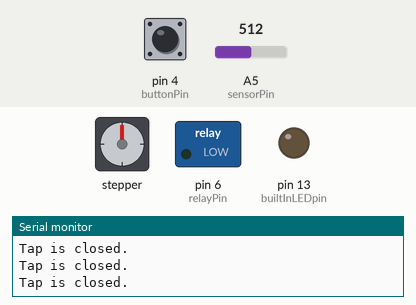
This sketch was run on a simulated Arduino Uno, built with avr-gcc and run on an emulated ATmega328P. Parts: stepper motor, switched loads named in the sketch (green lamp = pin HIGH), output pins drawn as LEDs (lit = HIGH), the last lines printed to the serial monitor. Wiring (inferred from the names in the program): stepper motor driver (200 steps per turn assumed): step pin 3; direction pin 2. The inputs (shaded band) are chosen by the test bench; at power-on: pin 4 (buttonPin) LOW, A5 (sensorPin) = 512.

Above: at 2.2 s.
2.3 s: pin 4 (buttonPin) pulled HIGH for 0.15 s
At 3.1 s:
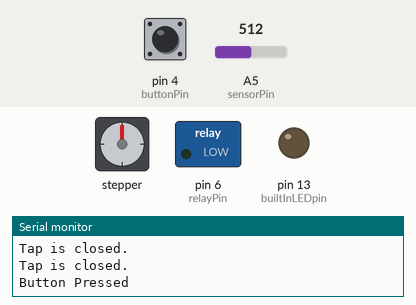
4.8 s: pin 4 (buttonPin) pulled HIGH for 1 s
At 5.7 s:
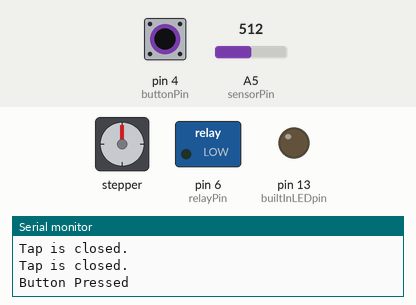
8.8 s: pin 4 (buttonPin) pulsed HIGH 2 times (0.12 s each, 0.3 s apart)
At 9.6 s:
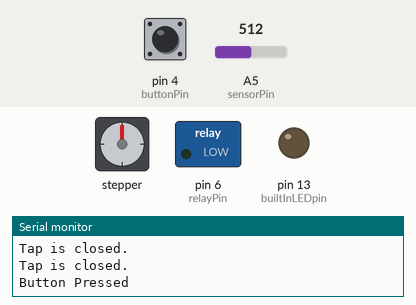
12.4 s: pin 4 (buttonPin) pulsed HIGH 2 times (0.12 s each, 0.3 s apart)
At 13.4 s:
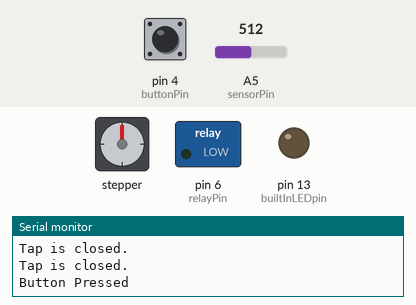
Timing chart, 0 to 15.4 s (numbered marks = the images above; inputs shaded):
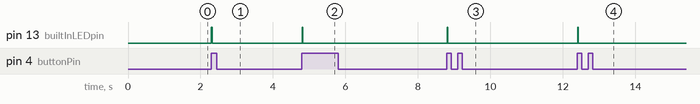

The sketch:

waterTap.ino
```cpp
//Global variables.
int runState;
int water_sensor_reading1;  // holds the first value
int water_sensor_reading2;  // holds the second value
int water_sensor_reading3;  // holds the third value
int averageReading;

//Pins
const int buttonPin = 4;
const int sensorPin = A5;
const int builtInLEDpin = 13;
const int relayPin = 6;

//Motor Driver pin initialization.
const int dirPin = 2;
const int stepPin = 3;

//To store the read and store the state of the button in it.
int buttonState = 0;
//Setting the high water level as a constant value.
const int highWaterLevel = 75;
//The number of steps required for a revolution.
const int stepsPerRevolution = 200;

void setup(){
  //Setup pins for I/O
  pinMode(buttonPin,INPUT); //For reading button-press.
  pinMode(builtInLEDpin,OUTPUT);  //For lighting up on button-press.
  pinMode(stepPin, OUTPUT); //Motor driver pin
  pinMode(dirPin, OUTPUT);  //Motor driver pin
  pinMode(relayPin,OUTPUT);

  runState = 0;
  averageReading = 0;

  //Terminal initialized
  Serial.begin(9600);

  //Reading water level sensor readings every half second.
  water_sensor_reading1 = analogRead(sensorPin); //Read data from analog pin and store it to resval variable
  delay(500);
  water_sensor_reading2 = analogRead(sensorPin);
  delay(500);
  water_sensor_reading3 = analogRead(sensorPin);
  averageReading = (water_sensor_reading1+water_sensor_reading2+water_sensor_reading3)/3;
  Serial.print("High Water Level: ");
  Serial.println(highWaterLevel);
}

void loop(){
  buttonState = digitalRead(buttonPin);
  if(buttonState == HIGH){
    runState = 1;
    digitalWrite(builtInLEDpin,HIGH); //This is to verify that the button was pressed.
    Serial.println("Button Pressed"); //Button-press displayed on the terminal.
    digitalWrite(builtInLEDpin,LOW);

    //Reading the level of water.
    water_sensor_reading1 = analogRead(sensorPin); //Read data from analog pin and store it to resval variable
    delay(500);
    water_sensor_reading2 = analogRead(sensorPin);
    delay(500);
    water_sensor_reading3 = analogRead(sensorPin);
    averageReading = (water_sensor_reading1+water_sensor_reading2+water_sensor_reading3)/3;
    Serial.print("High Water Level: ");
    Serial.println(highWaterLevel);
  }//if ends

  if(runState == 1){
    //Code to run motor and open tap.
    Serial.println("Open tap here.");
    while(averageReading < highWaterLevel){
      water_sensor_reading1 = analogRead(sensorPin); //Read data from analog pin and store it to resval variable
      delay(500);
      water_sensor_reading2 = analogRead(sensorPin);
      delay(500);
      water_sensor_reading3 = analogRead(sensorPin);
      averageReading = (water_sensor_reading1+water_sensor_reading2+water_sensor_reading3)/3;
      Serial.print("Average Water Level: ");
      Serial.println(averageReading);
    }

    runState = 0; //'runState' needs to be set to '0' since it is a global variable;
    //Code to run the motor and close the tap.
    Serial.println("Close tap here.");
  }//if ends
  Serial.println("Tap is closed.");
  buttonState = digitalRead(buttonPin);
}
```

Measured:
- after the input at 2.3 s, pin 13 (builtInLEDpin): LOW → HIGH at once, → LOW 0.02 s later
- after the input at 4.8 s, pin 13 (builtInLEDpin): LOW → HIGH at once, → LOW 0.02 s later
- after the input at 8.8 s, pin 13 (builtInLEDpin): LOW → HIGH at once, → LOW 0.02 s later
- after the input at 12.4 s, pin 13 (builtInLEDpin): LOW → HIGH at once, → LOW 0.02 s later
